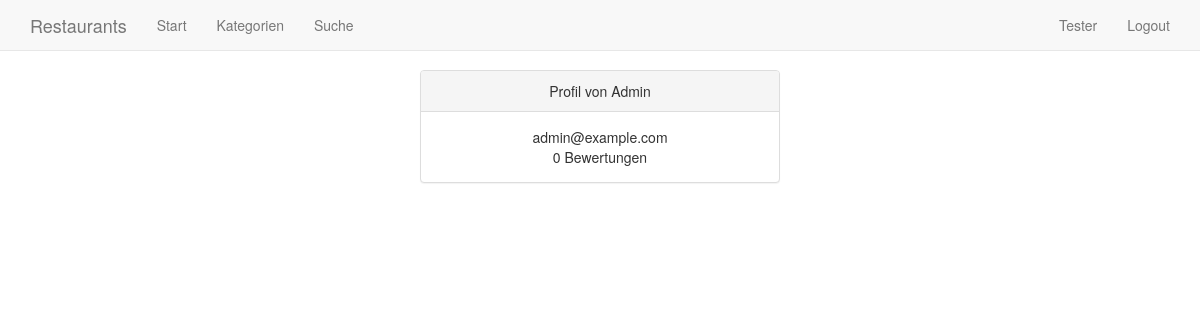
Screenshot of /user/1 (signed in) with the database file from the repository.
### tables this page shows
CREATE TABLE user (
	id INTEGER PRIMARY KEY,
	name TEXT,
	email TEXT,
	password TEXT
);

### application.py (the view)
@app.route('/user/<int:user_id>')
def user(user_id): # Informationen über einen Benutzer
	user = query_db('SELECT *, COUNT(rating.id) as ratings FROM user LEFT JOIN rating ON rating.user_id = user.id WHERE user.id = ? GROUP BY user.id', (user_id,), True)
	return render_template('user.html', user = user, session_user=get_user(session.get('user_id')))

### application.py (called while the page is built)
def get_db():
	db = getattr(g, '_database', None)
	if db is None:
		db = g._database = sqlite3.connect(DATABASE)
	db.row_factory = sqlite3.Row
	return db

@app.teardown_appcontext
def close_connection(exception):
	db = getattr(g, '_database', None)
	if db is not None:
		db.close()

def query_db(query, args=(), one=False):
	cur = get_db().execute(query, args)
	rv = cur.fetchall()
	cur.close()
	return (rv[0] if rv else None) if one else rv

def get_user(user_id): # Einen User anhand seiner ID aus der Datenbank holen
	if user_id != None:
		user = query_db('SELECT * FROM user WHERE id = ?', (user_id,), True)
	else:
		user = None
	return user

### templates/user.html
{% extends "layout.html" %}
{% block navigation %}{{ super( ) }}{% endblock %}
{% block content %}
<div class="row">
	<div class="col-sm-offset-4 col-sm-4">
		<div class="panel panel-default text-center">
			<div class="panel-heading">
				Profil von {{ user['name'] }}
			</div>
			<div class="panel-body">
				{{ user['email'] }}</br>
				{{ user['ratings'] }} Bewertungen
			</div>
		</div>
	</div>
</div>
{% endblock %}

### templates/layout.html (shortened to what this page needs)
<!doctype html>
<html>
	<head>
		<link rel="stylesheet" href="{{ url_for('static', filename='bootstrap.min.css') }}">
	</head>
	<body style="padding-top: 70px;">
		{% block navigation %}
		<nav class="navbar navbar-default navbar-fixed-top">
			<div class="container">
				<div class="navbar-header">
					<a class="navbar-brand" href="{{ url_for('.restaurants') }}">Restaurants</a>
				</div>
				<div id="navbar" class="navbar-collapse collapse">
					<ul class="nav navbar-nav">
						<li><a href="{{ url_for('.restaurants') }}">Start</a></li>
						<li><a href="{{ url_for('.categories') }}">Kategorien</a></li>
						<li><a href="{{ url_for('.search_form') }}">Suche</a></li>
					</ul>
					<ul class="nav navbar-nav navbar-right">
						{% if session_user != None %}
						<li><a href="{{ url_for('.user', user_id=session_user['id']) }}">{{ session_user['name'] }}</a></li>
						<li><a href="{{ url_for('.logout') }}">Logout</a></li>
						{% else %}
						<li><a href="{{ url_for('.register_form') }}">Registrieren</a></li>
						<li><a href="{{ url_for('.login_form') }}">Login</a></li>
						{% endif %}
					</ul>
				</div>
			</div>
		</nav>
		{% endblock %}
		<div class="container">
			{% block content %}{% endblock %}
		</div>
	</body>
</html>

### rows the page displays
user: name "Tester"
user: name "Admin", email "admin@example.com"

### other values shown
{{ user['ratings'] }} "0"
